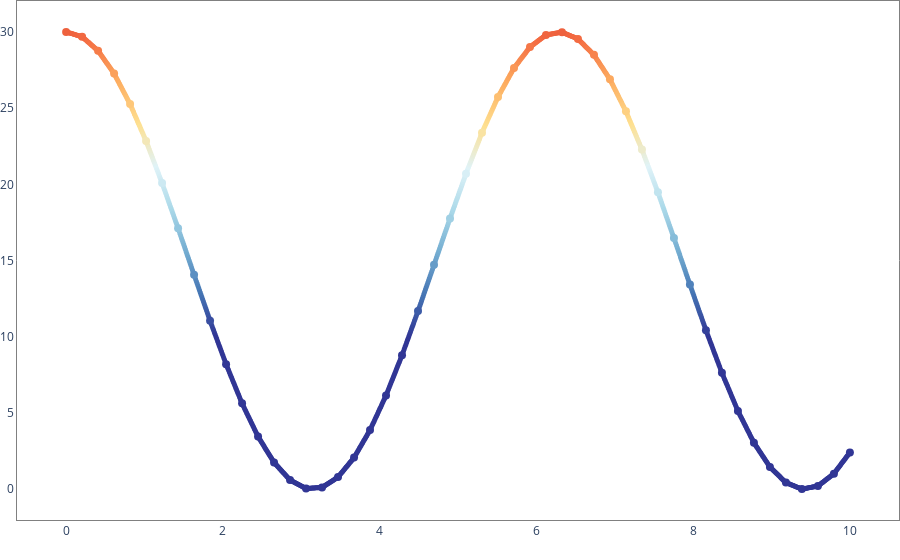

The notebook cell this image was saved under:
### Code cell
t = np.linspace(0, 10, 50)
x, y = t, (np.cos(t) * 0.5 + 0.5) * 30

fig = get_figure(x, y, 1000, 5, 8, colorscale, 10, 35)

fig.update_layout(plot_bgcolor='white', margin=dict(t=0, b=40, r=0, l=0, pad=0),
              xaxis=dict(showgrid=False, zeroline=False, mirror=True, linecolor='gray'),
              yaxis=dict(showgrid=False, zeroline=False, mirror=True, linecolor='gray'),
                hovermode="x")

fig

### Figure 1 — Plotly figure (JSON) as saved in the notebook; plotly's stock layout.template omitted (floating-point values rounded to 4 significant figures; data arrays with more than 128 entries replaced by an {"elided": "..."} marker saying what was removed)
{"data": [{"hoverinfo": "skip", "marker": {"cmax": 35, "cmin": 10, "color": {"elided": "1000 float values"}, "colorscale": [[0, "rgb(49,54,149)"], [0.1111, "rgb(69,117,180)"], [0.2222, "rgb(116,173,209)"], [0.3333, "rgb(171,217,233)"], [0.4444, "rgb(224,243,248)"], [0.5556, "rgb(254,224,144)"], [0.6667, "rgb(253,174,97)"], [0.7778, "rgb(244,109,67)"], [0.8889, "rgb(215,48,39)"], [1, "rgb(165,0,38)"]], "size": 5}, "mode": "markers", "showlegend": false, "type": "scatter", "x": {"elided": "1000 float values"}, "y": {"elided": "1000 float values"}}, {"marker": {"cmax": 35, "cmin": 10, "color": [30, 29.69, 28.77, 27.28, 25.27, 22.85, 20.09, 17.13, 14.07, 11.06, 8.206, 5.637, 3.456, 1.755, 0.6028, 0.04842, 0.1146, 0.7987, 2.072, 3.882, 6.154, 8.792, 11.69, 14.72, 17.77, 20.7, 23.39, 25.74, 27.64, 29.01, 29.81, 29.99, 29.54, 28.5, 26.89, 24.79, 22.28, 19.48, 16.48, 13.42, 10.43, 7.633, 5.138, 3.052, 1.462, 0.4339, 0.01028, 0.2088, 1.021, 2.414], "colorscale": [[0, "rgb(49,54,149)"], [0.1111, "rgb(69,117,180)"], [0.2222, "rgb(116,173,209)"], [0.3333, "rgb(171,217,233)"], [0.4444, "rgb(224,243,248)"], [0.5556, "rgb(254,224,144)"], [0.6667, "rgb(253,174,97)"], [0.7778, "rgb(244,109,67)"], [0.8889, "rgb(215,48,39)"], [1, "rgb(165,0,38)"]], "size": 8}, "mode": "markers", "showlegend": false, "type": "scatter", "x": [0, 0.2041, 0.4082, 0.6122, 0.8163, 1.02, 1.224, 1.429, 1.633, 1.837, 2.041, 2.245, 2.449, 2.653, 2.857, 3.061, 3.265, 3.469, 3.673, 3.878, 4.082, 4.286, 4.49, 4.694, 4.898, 5.102, 5.306, 5.51, 5.714, 5.918, 6.122, 6.327, 6.531, 6.735, 6.939, 7.143, 7.347, 7.551, 7.755, 7.959, 8.163, 8.367, 8.571, 8.776, 8.98, 9.184, 9.388, 9.592, 9.796, 10], "y": [30, 29.69, 28.77, 27.28, 25.27, 22.85, 20.09, 17.13, 14.07, 11.06, 8.206, 5.637, 3.456, 1.755, 0.6028, 0.04842, 0.1146, 0.7987, 2.072, 3.882, 6.154, 8.792, 11.69, 14.72, 17.77, 20.7, 23.39, 25.74, 27.64, 29.01, 29.81, 29.99, 29.54, 28.5, 26.89, 24.79, 22.28, 19.48, 16.48, 13.42, 10.43, 7.633, 5.138, 3.052, 1.462, 0.4339, 0.01028, 0.2088, 1.021, 2.414]}], "layout": {"hovermode": "x", "margin": {"b": 40, "l": 0, "pad": 0, "r": 0, "t": 0}, "plot_bgcolor": "white", "xaxis": {"linecolor": "gray", "mirror": true, "showgrid": false, "zeroline": false}, "yaxis": {"linecolor": "gray", "mirror": true, "showgrid": false, "zeroline": false}}}
